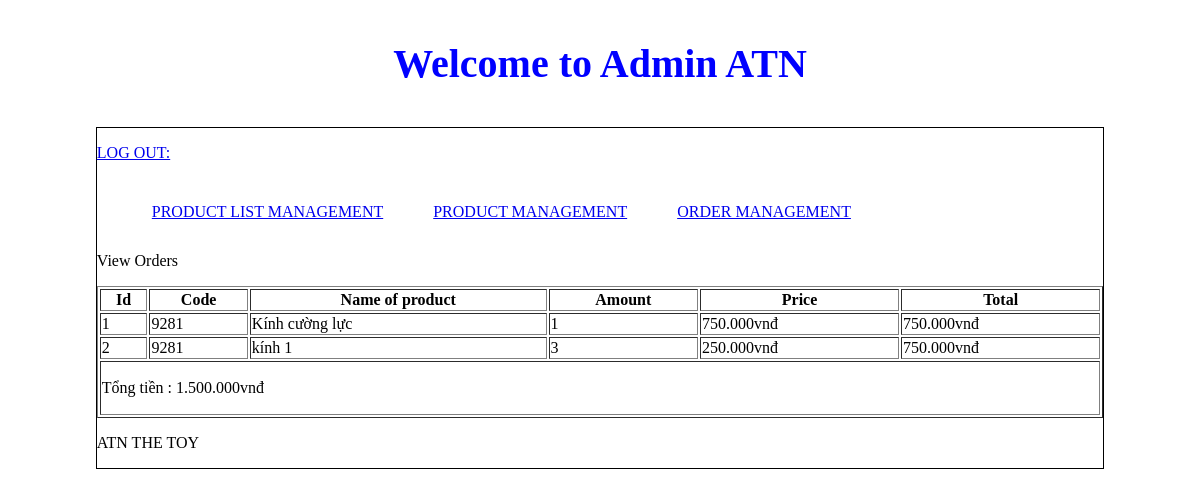
The app's page /admincp/index.php?action=donhang&query=xemdonhang&code=9281 with its own data.
### tables this page shows
CREATE TABLE `tbl_cart_details` (
  `id_cart_details` int(11) NOT NULL,
  `code_cart` varchar(10) NOT NULL,
  `id_sanpham` int(11) NOT NULL,
  `soluongmua` int(11) NOT NULL
);

CREATE TABLE `tbl_sanpham` (
  `id_sanpham` int(11) NOT NULL,
  `tensanpham` varchar(250) NOT NULL,
  `masp` varchar(100) NOT NULL,
  `giasp` varchar(50) NOT NULL,
  `soluong` int(11) NOT NULL,
  `hinhanh` varchar(50) NOT NULL,
  `tomtat` text NOT NULL,
  `noidung` text NOT NULL,
  `tinhtrang` int(11) NOT NULL,
  `id_danhmuc` int(11) NOT NULL
);

### admincp/modules/quanlydonhang/xemdonhang.php (the view)
<p>View Orders</p>
<?php
	$code = $_GET['code'];
	$sql_lietke_dh = "SELECT * FROM tbl_cart_details,tbl_sanpham WHERE tbl_cart_details.id_sanpham=tbl_sanpham.id_sanpham AND tbl_cart_details.code_cart='".$code."' ORDER BY tbl_cart_details.id_cart_details DESC";
	$query_lietke_dh = mysqli_query($mysqli,$sql_lietke_dh);
?>
<table style="width:100%" border="1" style="border-collapse: collapse;">
  <tr>
  	<th>Id</th>
    <th>Code</th>
    <th>Name of product</th>
    <th>Amount</th>
    <th>Price</th>
    <th>Total</th>
  </tr>
  <?php
  $i = 0;
  $tongtien = 0;
  while($row = mysqli_fetch_array($query_lietke_dh)){
  	$i++;
  	$thanhtien = $row['giasp']*$row['soluongmua'];
  	$tongtien += $thanhtien ;
  ?>
  <tr>
  	<td><?php echo $i ?></td>
    <td><?php echo $row['code_cart'] ?></td>
    <td><?php echo $row['tensanpham'] ?></td>
    <td><?php echo $row['soluongmua'] ?></td>
    <td><?php echo number_format($row['giasp'],0,',','.').'vnđ' ?></td>
    <td><?php echo number_format($thanhtien,0,',','.').'vnđ' ?></td>
  </tr>
  <?php
  }
  ?>
  <tr>
  	<td colspan="6">
   		<p>Tổng tiền : <?php echo number_format($tongtien,0,',','.').'vnđ' ?></p>
   	</td>
  </tr>
</table>

### records on screen
tbl_cart_details: code_cart "9281", id_sanpham.tensanpham "Kính cường lực", soluongmua "1", id_sanpham.giasp "750.000", thanhtien "750.000"
tbl_cart_details: code_cart "9281", id_sanpham.tensanpham "kính 1", soluongmua "3", id_sanpham.giasp "250.000", thanhtien "750.000"

### other values on screen
$tongtien "1.500.000"
